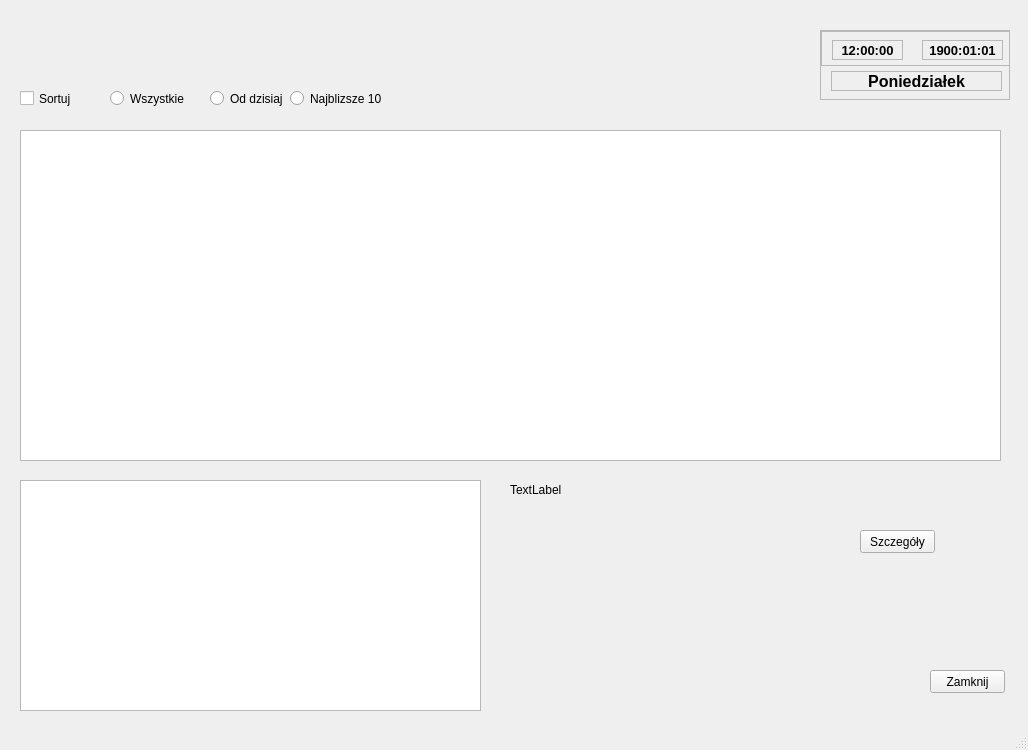
<?xml version="1.0" encoding="UTF-8"?>
<ui version="4.0">
 <class>UrzadzeniaPrzypominacz</class>
 <widget class="QMainWindow" name="UrzadzeniaPrzypominacz">
  <property name="geometry">
   <rect>
    <x>0</x>
    <y>0</y>
    <width>1028</width>
    <height>750</height>
   </rect>
  </property>
  <property name="windowTitle">
   <string>MainWindow</string>
  </property>
  <widget class="QWidget" name="centralwidget">
   <widget class="QPushButton" name="pushButton">
    <property name="geometry">
     <rect>
      <x>930</x>
      <y>670</y>
      <width>75</width>
      <height>23</height>
     </rect>
    </property>
    <property name="text">
     <string>Zamknij</string>
    </property>
   </widget>
   <widget class="QScrollArea" name="scrollArea">
    <property name="geometry">
     <rect>
      <x>820</x>
      <y>30</y>
      <width>190</width>
      <height>70</height>
     </rect>
    </property>
    <property name="widgetResizable">
     <bool>true</bool>
    </property>
    <widget class="QWidget" name="scrollAreaWidgetContents">
     <property name="geometry">
      <rect>
       <x>0</x>
       <y>0</y>
       <width>188</width>
       <height>68</height>
      </rect>
     </property>
     <widget class="QLabel" name="labelDzien">
      <property name="geometry">
       <rect>
        <x>10</x>
        <y>40</y>
        <width>171</width>
        <height>20</height>
       </rect>
      </property>
      <property name="font">
       <font>
        <pointsize>12</pointsize>
        <weight>75</weight>
        <bold>true</bold>
       </font>
      </property>
      <property name="frameShape">
       <enum>QFrame::StyledPanel</enum>
      </property>
      <property name="text">
       <string>Poniedziałek</string>
      </property>
      <property name="alignment">
       <set>Qt::AlignCenter</set>
      </property>
      <property name="wordWrap">
       <bool>false</bool>
      </property>
     </widget>
     <widget class="QScrollArea" name="scrollArea_2">
      <property name="geometry">
       <rect>
        <x>0</x>
        <y>0</y>
        <width>190</width>
        <height>35</height>
       </rect>
      </property>
      <property name="widgetResizable">
       <bool>true</bool>
      </property>
      <widget class="QWidget" name="scrollAreaWidgetContents_2">
       <property name="geometry">
        <rect>
         <x>0</x>
         <y>0</y>
         <width>188</width>
         <height>33</height>
        </rect>
       </property>
       <widget class="QLabel" name="labelZegara">
        <property name="geometry">
         <rect>
          <x>10</x>
          <y>8</y>
          <width>71</width>
          <height>20</height>
         </rect>
        </property>
        <property name="font">
         <font>
          <pointsize>10</pointsize>
          <weight>75</weight>
          <bold>true</bold>
         </font>
        </property>
        <property name="frameShape">
         <enum>QFrame::StyledPanel</enum>
        </property>
        <property name="text">
         <string>12:00:00</string>
        </property>
        <property name="alignment">
         <set>Qt::AlignCenter</set>
        </property>
       </widget>
       <widget class="QLabel" name="labelDaty">
        <property name="geometry">
         <rect>
          <x>100</x>
          <y>8</y>
          <width>81</width>
          <height>20</height>
         </rect>
        </property>
        <property name="font">
         <font>
          <pointsize>10</pointsize>
          <weight>75</weight>
          <bold>true</bold>
         </font>
        </property>
        <property name="frameShape">
         <enum>QFrame::StyledPanel</enum>
        </property>
        <property name="text">
         <string>1900:01:01</string>
        </property>
        <property name="alignment">
         <set>Qt::AlignCenter</set>
        </property>
       </widget>
      </widget>
     </widget>
     <zorder>scrollArea_2</zorder>
     <zorder>labelDzien</zorder>
    </widget>
   </widget>
   <widget class="QTableView" name="tbPrzypominacz">
    <property name="geometry">
     <rect>
      <x>20</x>
      <y>130</y>
      <width>981</width>
      <height>331</height>
     </rect>
    </property>
    <property name="alternatingRowColors">
     <bool>true</bool>
    </property>
    <property name="selectionBehavior">
     <enum>QAbstractItemView::SelectRows</enum>
    </property>
    <property name="sortingEnabled">
     <bool>true</bool>
    </property>
   </widget>
   <widget class="QTableView" name="tbWazneDaty">
    <property name="geometry">
     <rect>
      <x>20</x>
      <y>480</y>
      <width>461</width>
      <height>231</height>
     </rect>
    </property>
   </widget>
   <widget class="QCheckBox" name="checkBox">
    <property name="geometry">
     <rect>
      <x>20</x>
      <y>90</y>
      <width>70</width>
      <height>17</height>
     </rect>
    </property>
    <property name="text">
     <string>Sortuj</string>
    </property>
   </widget>
   <widget class="QRadioButton" name="radioButton">
    <property name="geometry">
     <rect>
      <x>110</x>
      <y>90</y>
      <width>82</width>
      <height>17</height>
     </rect>
    </property>
    <property name="text">
     <string>Wszystkie</string>
    </property>
   </widget>
   <widget class="QRadioButton" name="radioButton_2">
    <property name="geometry">
     <rect>
      <x>210</x>
      <y>90</y>
      <width>82</width>
      <height>17</height>
     </rect>
    </property>
    <property name="text">
     <string>Od dzisiaj</string>
    </property>
   </widget>
   <widget class="QRadioButton" name="radioButton_3">
    <property name="geometry">
     <rect>
      <x>290</x>
      <y>90</y>
      <width>91</width>
      <height>17</height>
     </rect>
    </property>
    <property name="text">
     <string>Najblizsze 10</string>
    </property>
   </widget>
   <widget class="QLabel" name="label">
    <property name="geometry">
     <rect>
      <x>510</x>
      <y>480</y>
      <width>151</width>
      <height>20</height>
     </rect>
    </property>
    <property name="text">
     <string>TextLabel</string>
    </property>
   </widget>
   <widget class="QPushButton" name="pushButton_2">
    <property name="geometry">
     <rect>
      <x>860</x>
      <y>530</y>
      <width>75</width>
      <height>23</height>
     </rect>
    </property>
    <property name="text">
     <string>Szczegóły</string>
    </property>
   </widget>
  </widget>
  <widget class="QMenuBar" name="menubar">
   <property name="geometry">
    <rect>
     <x>0</x>
     <y>0</y>
     <width>1028</width>
     <height>21</height>
    </rect>
   </property>
  </widget>
  <widget class="QStatusBar" name="statusbar"/>
 </widget>
 <resources/>
 <connections/>
</ui>
